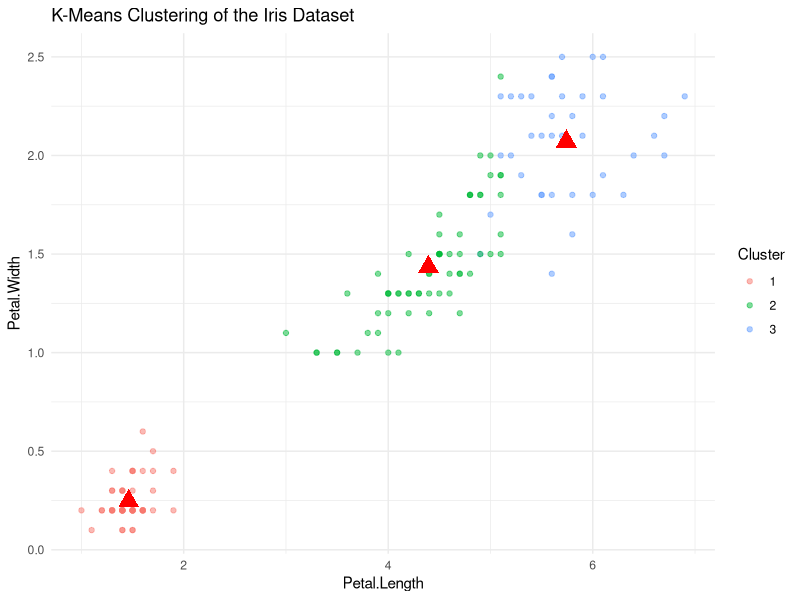

Write R code to recreate this figure.
## ---- chunk 1
knitr::opts_chunk$set(warning = FALSE, message = FALSE) 
## ---- chunk 2
# Load necessary libraries
library(stats)

# Load the iris dataset
data(iris)

# Use only the petal and sepal measurements
iris_data <- iris[, 1:4]

# Set a seed for reproducibility
set.seed(123)

# Perform k-means clustering with 3 clusters (as we expect 3 species)
km_result <- kmeans(iris_data, centers = 3, nstart = 25)

# View the results
print(km_result$centers)
## ---- chunk 3
library(ggplot2)

# Create a data frame with the cluster assignments
iris_clusters <- data.frame(iris_data, Cluster = factor(km_result$cluster))

# Plotting
ggplot(iris_clusters, aes(Petal.Length, Petal.Width, color = Cluster)) +
  geom_point(alpha = 0.5) + 
  geom_point(data = data.frame(km_result$centers), aes(x = Petal.Length, y = Petal.Width), 
             colour = 'red', size = 5, shape = 17) +
  ggtitle("K-Means Clustering of the Iris Dataset") +
  theme_minimal()

